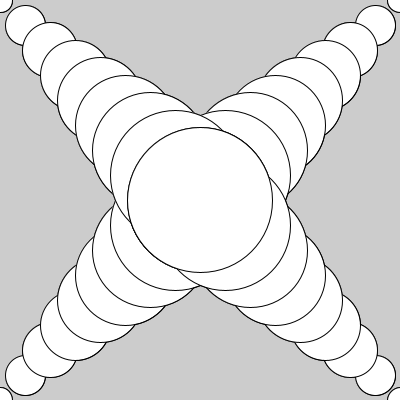
Frame 1 (no input)
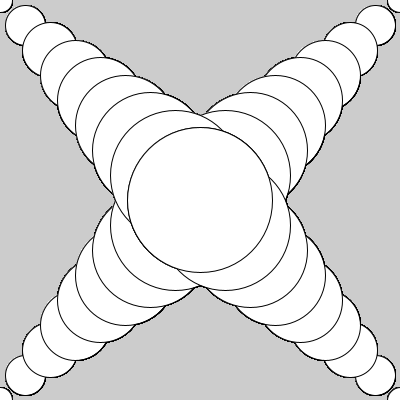
Frame 60 (the mouse pressed at the canvas centre just before this capture)
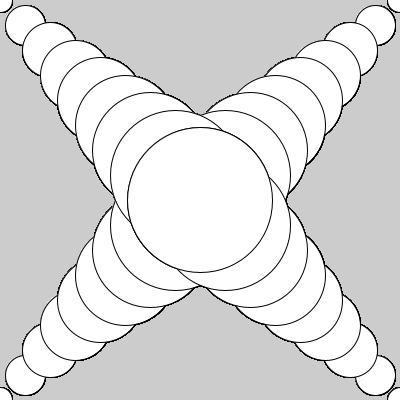
Frame 120 (the mouse held since frame 60 and released just before this capture)

The Processing sketch that drew these frames (run headless with seeded random() and noise(); from frame 60 on, the mouse is pressed at the canvas centre):

// Processing sketch: Recursive_Circles_Final
// ── Recursive_Circles_Final.pde
float angle;
void setup() {
  size(400, 400);
  fill(255);
  drawCircle(0, 400, 25, 25, -25);
  drawCircle(400, 0, 25, -25, 25);
  drawCircle(0, 0, 25, 25, 25);
  drawCircle(400, 400, 25, -25, -25);
}

void draw() {
//  translate(width/2, height/2);
//
//  angle+=10;
//
//  rotate(radians(angle));
  drawCircle(0, 400, 25, 25, -25);
  drawCircle(400, 0, 25, -25, 25);
  drawCircle(0, 0, 25, 25, 25);
  drawCircle(400, 400, 25, -25, -25);
}

void drawCircle(float x, float y, float radius, int xDif, int yDif) {

  ellipse(x, y, radius, radius);
  if (x < height/2) {
    drawCircle(x+xDif, y+yDif, radius+15, xDif, yDif);
  }
  if (x > height/2) {
    drawCircle(x+xDif, y+yDif, radius+15, xDif, yDif);
  }
}
